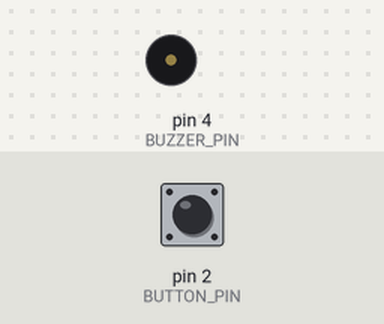
Simulated run of this sketch. Board: Arduino Uno, built with avr-gcc and run on an emulated ATmega328P. On the bench: buzzer (waves = sounding). The inputs (shaded band) are chosen by the test bench; at power-on: pin 2 (BUTTON_PIN) HIGH.

Above: at 1.2 s.
1.3 s: pin 2 (BUTTON_PIN) pulled LOW for 0.15 s
At 1.9 s:
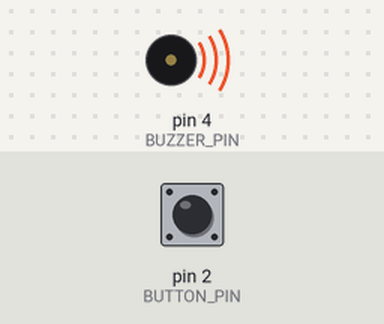
Timing chart, 0 to 4.3 s (numbered marks = the images above; inputs shaded):
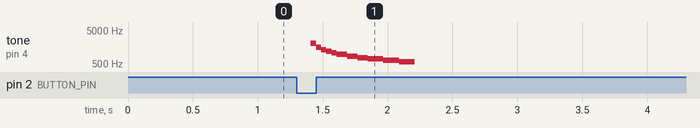

Measured:
- after the input at 1.3 s, tone on pin 4 (BUZZER_PIN): plays 2037 Hz for 0.04 s, 1574 Hz for 0.04 s, 1330 Hz for 0.04 s, 1173 Hz for 0.04 s, 1062 Hz for 0.04 s, 977 Hz for 0.08 s … (11 notes in this stretch), starting after 0.11 s

The sketch:

IR_EMITTER.ino
```cpp
#include <IRremote.h>

#define BUTTON_PIN 2
#define SEND_PIN 3
#define BUZZER_PIN 4

#define PLAY1_IR_SIGNAL 0x69
#define PLAY1_IR_ADDRES 0x1103
#define BAUD_RATE 9600

void setup()
{
  pinMode(BUTTON_PIN, INPUT);
  pinMode(BUZZER_PIN, OUTPUT);
  attachInterrupt(digitalPinToInterrupt(BUTTON_PIN), button_isr, FALLING);
  IrSender.begin(SEND_PIN); // Initializes IR sender
}
void loop()
{

}

void disable_isr()
{
  EIMSK &= 0b00000010;
}

void enable_isr()
{
  EIFR = 0b00000001;
  EIMSK |= 0b00000001;
}

void sound_space_gun()
{
  for(int i=200;i<900;i++)
  {
    digitalWrite(BUZZER_PIN, HIGH);
    delayMicroseconds(i);
    digitalWrite(BUZZER_PIN, LOW);
    delayMicroseconds(i);
  }
}

void button_isr()
{
  disable_isr();
  shoot_IR();
  sound_space_gun();
  enable_isr();
}

void shoot_IR()
{
  IrSender.sendNEC(PLAY1_IR_ADDRES, PLAY1_IR_SIGNAL, true);
}
```
